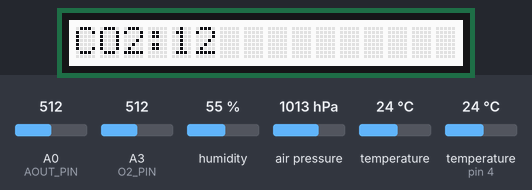
The sketch below on a simulated Arduino Uno, built with avr-gcc and run on an emulated ATmega328P. On the bench: 16×1 character LCD. Wiring (inferred from the names in the program): DHT11 sensor: data pin 4. The inputs (shaded band) are chosen by the test bench; at power-on: air pressure 1013 hPa, humidity 55 %, A0 (AOUT_PIN) = 512, A3 (O2_PIN) = 512, temperature (sensor on pin 4) 24 °C, temperature 24 °C. What the sketch prints to the serial monitor is not drawn.

Above: at 1.2 s.
1.3 s: air pressure set to 952 hPa
8.8 s: humidity set to 22 %
At 18.6 s:
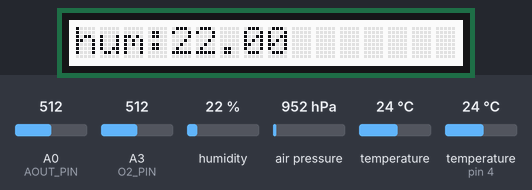
20.4 s: A0 (AOUT_PIN) set to 716
At 23.0 s:
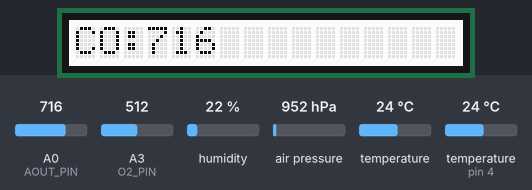
23.4 s: A3 (O2_PIN) set to 716
At 34.4 s:
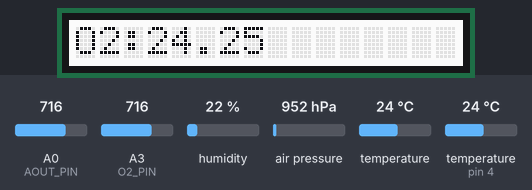
35.0 s: humidity set to 40 %
At 48.8 s:
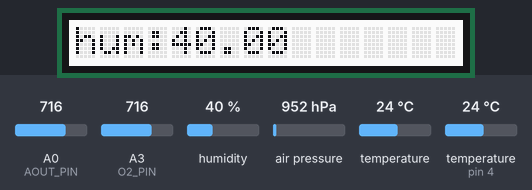
49.0 s: temperature (sensor on pin 4) set to 12 °C
At 60.4 s:
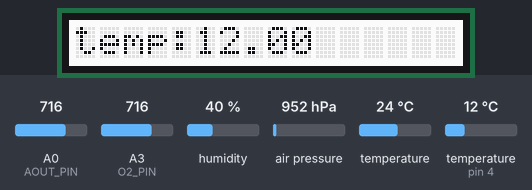
Timing chart, 0 to 61.9 s (numbered marks = the images above; inputs shaded):
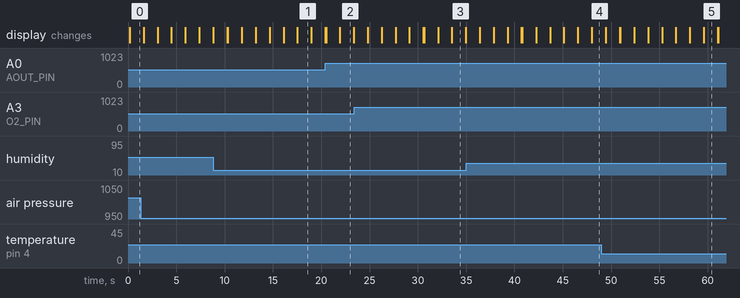

The sketch:

aqua.ino
```cpp
/*
  github.com/csuci-cs/aqua
*/

#include <SFE_BMP180.h>
#include <Wire.h>
// You will need to create an SFE_BMP180 object, here called "pressure":
SFE_BMP180 pressureSensor;
double baselinePressure;

#include <dht.h>
#define DHT11PIN 4
dht DHT11;

#include <rgb_lcd.h>
rgb_lcd lcd; //declare lcd thingie

const float ERR_FLOAT = 3.4028235E+38; // max values
const int ERR_INT = 2^15 - 1; // max values

#include <SoftwareSerial.h>
SoftwareSerial s_serial(2, 3); // TX, RX
// TODO sensor is unclear name... what is the actual sensor name?
#define sensor s_serial
const unsigned char cmd_get_sensor[] = {
    0xff, 0x01, 0x86, 0x00, 0x00,
    0x00, 0x00, 0x00, 0x79
};

// O2
const float VOLTAGE_REFERENCE = 3.3;
const int O2_PIN = A3;

// mq7 (i.e. CO)
const int AOUT_PIN = A0;

void setup() {
  lcd.begin(16,1);

  sensor.begin(9600);
  Serial.begin(9600);

  if (!pressureSensor.begin()) {
    Serial.println("ERROR: BMP180 init fail (disconnected?)");
    while(1); // Pause forever.
  }

  // Get the baseline pressure:
  baselinePressure = readPressure();

  Serial.print("baseline pressure: ");
  Serial.println(baselinePressure);
  Serial.print("\n\n");
}

int co2;
int co;
float o2;
double pressure;
double altitude;
double humidity;
double temperature;

void loop() {
  co2 = readCO2();
  if (co2 != ERR_INT) {
    Serial.print("co2: ");
    Serial.println(co2);
  } else {
    Serial.println("ERROR: co2 some error"); // TODO needs descriptive error message
  }

  o2 = readO2();
  Serial.print("o2: ");
  Serial.println(readO2());

  co = readCO();
  Serial.print("co: ");
  Serial.println(co);

  switch (DHT11.read11(DHT11PIN)) {
    case 0: break; // only complain to the log if there is an error
    case -1: Serial.println("ERROR: DHT11 checksum error"); break;
    case -2: Serial.println("ERROR: DHT11 time out error"); break;
    default: Serial.println("ERROR: DHT11 unknown error"); break;
  }

  humidity = DHT11.humidity;
  Serial.print("humidity: ");
  Serial.println(humidity , 2);

  temperature = DHT11.temperature;
  Serial.print("temperature: ");
  Serial.println(temperature, 2);

  pressure = readPressure();
  if (pressure != ERR_FLOAT) {
    altitude = pressureSensor.altitude(pressure, baselinePressure);
    Serial.print("pressure: ");
    Serial.println(pressure);
    Serial.print("altitude: ");
    Serial.println(altitude, 1);
  } // else {
    // Serial.println("ERROR: pressure some error"); // error printed in readPressure function
  // }

  Serial.print("\n\n");
  displayCycle(co2, co, o2, pressure, altitude, humidity, temperature);
}

#define TOTAL_DISPLAY_TIME 10000
#define DISPLAY_COUNT 7

void displayCycle(int co2, int co, float o2, double pressure, double altitude, double humidity, double temperature) {
  lcd.print("CO2:"); lcd.print(co2);
  delay(TOTAL_DISPLAY_TIME / DISPLAY_COUNT); lcd.clear();
  lcd.print("CO:"); lcd.print(co);
  delay(TOTAL_DISPLAY_TIME / DISPLAY_COUNT); lcd.clear();
  lcd.print("O2:"); lcd.print(o2);
  delay(TOTAL_DISPLAY_TIME / DISPLAY_COUNT); lcd.clear();
  lcd.print("pr:"); lcd.print(pressure);
  delay(TOTAL_DISPLAY_TIME / DISPLAY_COUNT); lcd.clear();
  lcd.print("alt:"); lcd.print(altitude);
  delay(TOTAL_DISPLAY_TIME / DISPLAY_COUNT); lcd.clear();
  lcd.print("hum:"); lcd.print(humidity);
  delay(TOTAL_DISPLAY_TIME / DISPLAY_COUNT); lcd.clear();
  lcd.print("temp:"); lcd.print(temperature);
  delay(TOTAL_DISPLAY_TIME / DISPLAY_COUNT); lcd.clear();
}

// readCO2
// TODO: What are the units?
int readCO2() {
  byte data[9];
  int i = 0;

  // transmit command data
  for (i = 0; i < sizeof(cmd_get_sensor); i++) {
    sensor.write(cmd_get_sensor[i]);
  }
  delay(10);
  // begin reveiceing data
  if (sensor.available()) {
    while (sensor.available()) {
      for (int i = 0; i < 9; i++) {
        data[i] = sensor.read();
      }
    }
  }

  if ((i != 9) || (1 + (0xFF ^ (byte)(data[1] + data[2] + data[3] + data[4] + data[5] + data[6] + data[7]))) != data[8]) {
    return ERR_INT;
  }

  return (int)data[2] * 256 + (int)data[3];
}

// readCO
// TODO: What are the units?
int readCO () {
  return analogRead(AOUT_PIN);
}

// readO2
// TODO: What are the units?
float readO2() {
  // part 1: calculate voltageOut
  long sum = 0;

  for (int i = 0; i < 32; i++) {
    sum += analogRead(O2_PIN);
  }

  sum >>= 5;
  float voltageOut = sum * (VOLTAGE_REFERENCE / 1023.0);

  // part 2: calculate concentration

  // when its output voltage is 2.0V, // <- what does this mean?
  float concentration = voltageOut * 0.21 / 2.0;
  return concentration * 100;
}

// readPressure
// TODO: What are the units?
double readPressure() {
  double temp, pres;

  // First get a temperature measurement to perform a pressure reading.

  // Start a temperature measurement:
  // If request is successful, the number of ms to wait is returned.
  // If request is unsuccessful, 0 is returned.
  int temperatureWait = pressureSensor.startTemperature();
  if (temperatureWait == 0) {
    Serial.println("ERROR: SFE_BMP180 unsuccessful temperature measurement start\n");
    return ERR_FLOAT;
  }
  delay(temperatureWait);

  // Retrieve the completed temperature measurement:
  // Note that the measurement is stored in the variable T.
  // Use '&T' to provide the address of T to the function.
  // Function returns 1 if successful, 0 if failure.
  if (!pressureSensor.getTemperature(temp)) {
    Serial.println("ERROR: SFE_BMP180 failed to get temperature\n");
    return ERR_FLOAT;
  }

  // Start a pressure measurement:
  // The parameter is the oversampling setting, from 0 to 3 (highest res, longest wait).
  // If request is successful, the number of ms to wait is returned.
  // If request is unsuccessful, 0 is returned.
  int pressureWait = pressureSensor.startPressure(3);
  if (pressureWait == 0) {
    Serial.println("ERROR: SFE_BMP180 unsuccessful temperature pressure start\n");
    return ERR_FLOAT;
  }
  delay(pressureWait);

  // Retrieve the completed pressure measurement:
  // Note that the measurement is stored in the variable P.
  // Use '&P' to provide the address of P.
  // Note also that the function requires the previous temperature measurement (T).
  // (If temperature is stable, you can do one temperature measurement for a number of pressure measurements.)
  // Function returns 1 if successful, 0 if failure.
  if (!pressureSensor.getPressure(pres,temp)) {
    Serial.println("ERROR: SFE_BMP180 failed to get pressure\n");
    return ERR_FLOAT;
  }
  return pres;
}
```

Measured:
- what the display in image 1 shows lasts 1.5 s, from 17.5 s to 19.0 s
